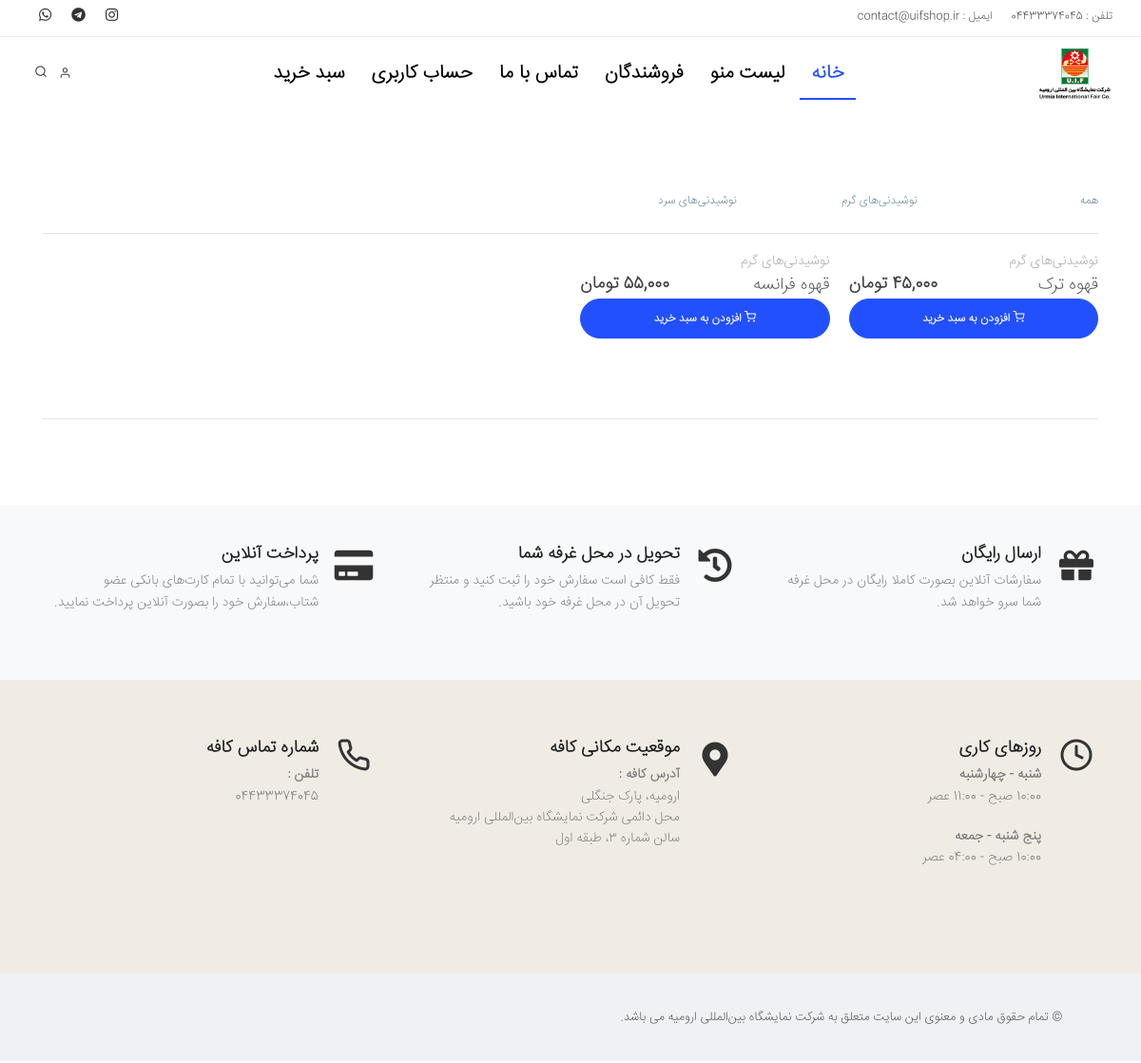
The page /products/1/ on the database its author committed.
### shop/models.py (models this page shows, shortened)
class BaseModel(models.Model):
    user = models.ForeignKey(User, on_delete=models.SET_NULL, null=True, blank=True, verbose_name="کاربر")
    created_date = models.DateTimeField(verbose_name="تاریخ ایجاد", auto_now_add=True)
    modified_date = models.DateTimeField(verbose_name="تاریخ تغییرات", auto_now=True)
    class Meta:
        abstract = True

class CategoryModel(BaseModel):
    name = models.CharField(verbose_name="نام دسته‌بندی", max_length=100)
    cover = models.ImageField(verbose_name="تصویر کاور", upload_to=get_cover_path, null=True, blank=True)
    class Meta:
        verbose_name = "دسته‌بندی"
        verbose_name_plural = "دسته‌بندی‌ها"

class ProductModel(BaseModel):
    name = models.CharField(verbose_name="نام محصول", max_length=100)
    category = models.ForeignKey(CategoryModel, on_delete=models.SET_NULL, verbose_name="دسته‌بندی", null=True, blank=True)
    description = models.TextField(verbose_name="توضیحات", max_length=200, null=True, blank=True)
    cover = models.ImageField(verbose_name="تصویر کاور", upload_to=get_cover_path, null=True, blank=True)
    available = models.BooleanField(verbose_name="موجود در انبار", default=True)
    price = models.PositiveIntegerField(verbose_name="قیمت", default=0)
    class Meta:
        verbose_name = "محصول"
        verbose_name_plural = "محصولات"

### shop/views.py (the view)
# urls.py: path('products/<int:cid>/', ProductsFilterView.as_view(), name='products_filter'),
class ProductsFilterView(views.View):
    def get(self, request, cid):
        products = ProductModel.objects.filter(category=cid)
        category = CategoryModel.objects.all()
        return render(request, "shop/products_filter.html", {"products":products, "category":category})

### shop/context_processors.py (called while the page is built)
def menu(request):
    cart = request.session.get('cart', {})
    products = ProductModel.objects.filter(id__in=[int(id) for id in cart.keys()])
    c = {}
    total = 0
    for k,v in cart.items():
        product = products.get(id=int(k))
        total += product.price
        c[k] = {'product': product, 'count': v}
    return {"cart":c, "total":total}

### shop/templates/shop/products_filter.html (shortened to what this page needs)
{% extends "base.html" %}
{% load humanize %}
{% block content %}
<section>
            <div class="container">
                <div class="row m-b-20">
                    <div class="col-lg-2">
                        <div class="order-select">
                            <h6><a href="{% url 'shop:products' %}">همه</a></h6>
                        </div>
                    </div>
                    {% for category in category %}
                    <div class="col-lg-2">
                        <div class="order-select">
                            <h6><a href="{% url 'shop:products_filter' cid=category.id %}">{{ category.name }}</a></h6>
                        </div>
                    </div>
                    {% endfor %}
                </div>
                <hr>
                <div class="shop">
                    <div class="grid-layout grid-4-columns" data-item="grid-item">
                    {% for products in products %}
                        <div class="grid-item">
                            <div class="product">
                                <div class="product-description">
                                    <div class="product-category">{{ products.category.name }}</div>
                                    <div class="product-title">
                                        <h3><a href="{% url "shop:productdetails" pid=products.id %}">{{ products.name }}</a></h3>
                                    </div>
                                    <div class="product-price"><ins>{{products.price|intcomma:False }} تومان</ins>
                                    </div>
                                    <div class="row">
                                        <div class="col-lg-12">
                                            <a class="btn btn-rounded btn-block" href="{% url "shop:cartadd" pid=products.id %}"><i class="icon-shopping-cart"></i> افزودن به سبد خرید</a>
                                        </div>
                                    </div>
                                </div>
                            </div>
                        </div>
                    {% endfor %}
                    </div>
                    <hr>
                </div>
            </div>
        </section>
        <section class="background-grey p-t-40 p-b-0">
            <div class="container">
                <div class="row">
                    <div class="col-lg-4">
                        <div class="icon-box effect small clean">
                            <div class="icon">
                                <a href="#"><i class="fa fa-gift"></i></a>
                            </div>
                            <h3>ارسال رایگان </h3>
                            <p>سفارشات آنلاین بصورت کاملا رایگان در محل غرفه شما سرو خواهد شد.</p>
                        </div>
                    </div>
                    <div class="col-lg-4">
                        <div class="icon-box effect small clean">
                            <div class="icon">
                                <a href="#"><i class="fa fa-history"></i></a>
                            </div>
                            <h3>تحویل در محل غرفه شما</h3>
                            <p>فقط کافی است سفارش خود را ثبت کنید و منتظر تحویل آن در محل غرفه خود باشید.</p>
                        </div>
                    </div>
                    <div class="col-lg-4">
                        <div class="icon-box effect small clean">
                            <div class="icon">
                                <a href="#"><i class="fa fa-credit-card"></i></a>
                            </div>
                            <h3>پرداخت آنلاین</h3>
                            <p>شما می‌توانید با تمام کارت‌های بانکی عضو شتاب،سفارش خود را بصورت آنلاین پرداخت نمایید.</p>
                        </div>
                    </div>
                </div>
            </div>
        </section>
{% endblock content %}

### static/css/rtl.css (style rules this page uses)
html { direction: rtl }
body { text-align: right; }
.icon-box.small:not(.center)>h3, .icon-box.small:not(.center)>h4 { margin: 0 60px 4px 12px; }
.icon-box.small:not(.center)>p { margin: 0 60px 20px 0; }
.btn { margin-left: 0px; margin-right: 0px; }
.product .product-price { text-align: left; float: left; }

### rows shown on the page
CategoryModel: name "نوشیدنی‌های گرم"
CategoryModel: name "نوشیدنی‌های سرد"
ProductModel: category.name "نوشیدنی‌های گرم", name "قهوه ترک", price "45,000"
ProductModel: category.name "نوشیدنی‌های گرم", name "قهوه فرانسه", price "55,000"
